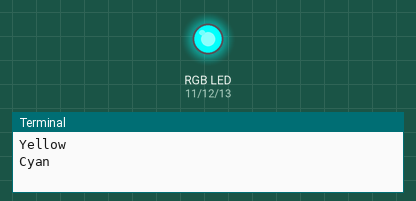
Recording of a program running on a simulated Raspberry Pi (header pin numbers). Shown: an RGB LED mixed from three pins (HIGH = lit), the last lines printed to the terminal.

Above: at 10.0 s.
At 19.9 s:
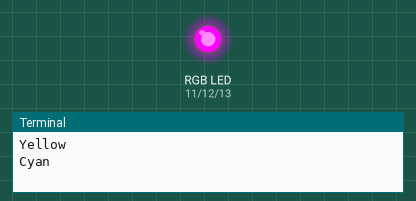
At 29.9 s:
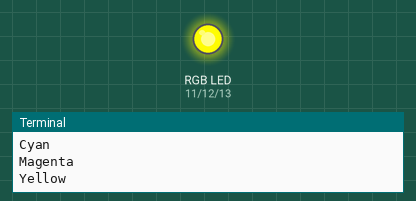
Timing chart, 0 to 40.0 s (numbered marks = the images above):
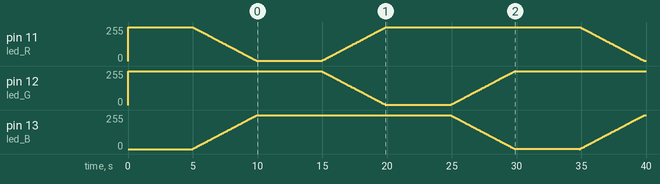

The program:

2-alternating-colours.py
```python
#############################
#   Using PWM to cycle
#   through colors of an
#   LED.
############################

import RPi.GPIO as GPIO
import time

#GPIO pin 2 to 27 are PWM compatible
led_R = 11
led_G = 12
led_B = 13

GPIO.setmode(GPIO.BOARD) #numbering scheme
GPIO.setup(led_R, GPIO.OUT) #set pin 11 as output
GPIO.setup(led_G, GPIO.OUT) #set pin 11 as output
GPIO.setup(led_B, GPIO.OUT) #set pin 11 as output

pwm_R = GPIO.PWM(led_R, 5000) #enable PWM, specify frequency of 1kHz
pwm_G = GPIO.PWM(led_G, 5000)
pwm_B = GPIO.PWM(led_B, 5000)

#variables to detemine the colour (out of 100)
R = 100 #We start with YELLOW
G = 100
B = 0

pwm_R.start(R) #start PWM at 0% duty cycle (off)
pwm_G.start(G)
pwm_B.start(B)
phase = 1

print("Yellow")
time.sleep(5)

while(True):
    if(phase == 1): #Cyan
        R-=1
        B+=1

        if(B==100):
            print("Cyan")
            phase+=1
            time.sleep(5)

    if(phase == 2): #Magenta
        G-=1
        R+=1

        if(G==0):
            print("Magenta")
            phase+=1
            time.sleep(5)

    if(phase == 3): #Yellow
        G+=1
        B-=1

        if(G==100):
            print("Yellow")
            phase=1
            time.sleep(5)

    pwm_R.ChangeDutyCycle(float(R)) #apply our changes
    pwm_G.ChangeDutyCycle(float(G))
    pwm_B.ChangeDutyCycle(float(B))

    time.sleep(0.05) # delay for effect
    #print(phase,R,G,B)

GPIO.cleanup()
```
